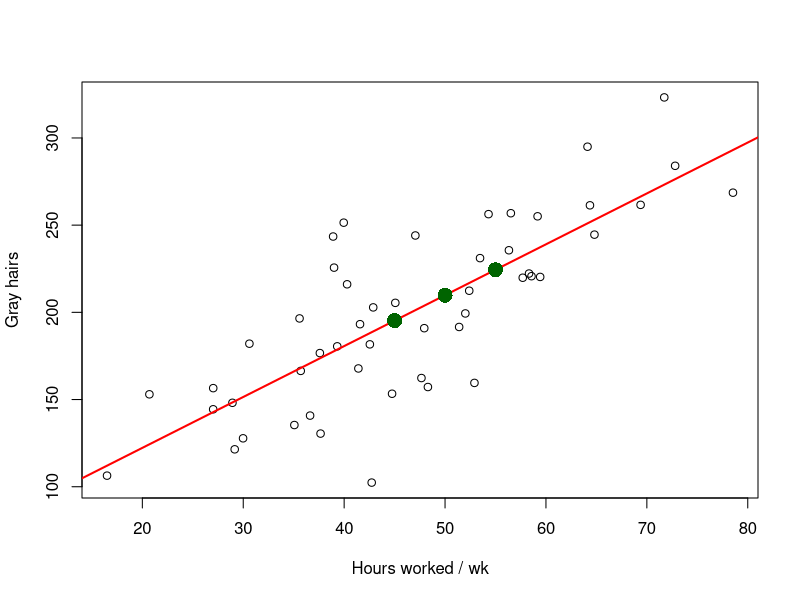
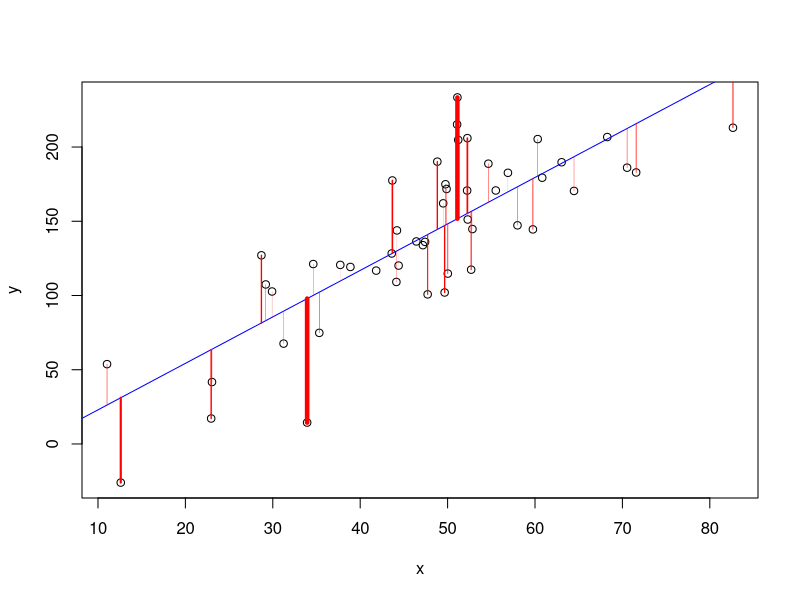

Generate these figures, in order, with R:
### Lecture 18: Linear Regression

## Plotting the line of best fit

set.seed(123) # to ensure that the numbers in this example are replicable

# Make an independent variable with some fake observations
hours <- 40 + rnorm(n=50, mean=6, sd=15)

# Make an dependent variable with some fake observations
grays <- 3*hours + 40 + rnorm(n=50, mean = 15, sd = 35)

# Scatterplot with the two variables
plot(hours,grays,xlab = "Hours worked / wk", ylab = "Gray hairs")

# Create a linear model object with lm()
mod <- lm(grays ~ hours)
summary(mod)

# Plot the line of best fit! 
abline(lm(grays~hours), col = "red", lwd = 2)

## We can predict where new dependent values would lie based on our model

# Make a new data frame with values for the numbers of hours
newdata <- data.frame(hours = c(45,50,55))

# Predict the number of gray hairs
predict(mod,newdata)

# Plot those points over our existing plot
points(newdata$hours,predict(mod,newdata),col = "darkgreen",pch=16, cex = 2)


## Visualizing the squared residual variance in red
# (Just if you are curious!)
set.seed(321)

# Fake data
x <- 40 + rnorm(n=50, mean=6, sd=15)
y <- 3*x + rnorm(n=50, mean = 0, sd = 35)

# Best fit
plot(x,y)
mod <- lm(y~x)
summary(mod)
abline(mod, col = "blue")

# For each residual, draw a line segment
# between the observation and the fitted model
# (Again, just if you are curious!)
for(i in 1:length(x)){
  lines(c(x[i],x[i]),c(y[i],mod$fitted.values[i]),
        col = "red",
        lwd = 2*+((y[i]-mod$fitted.values[i])/sd(y))^2)
}

# Quantify the residual variance
SSresid <- sum((y-mod$fitted.values)^2)/(length(y)-1)
# or
SSresid <- sum(mod$residuals^2)/(length(y)-1)
SSresid
